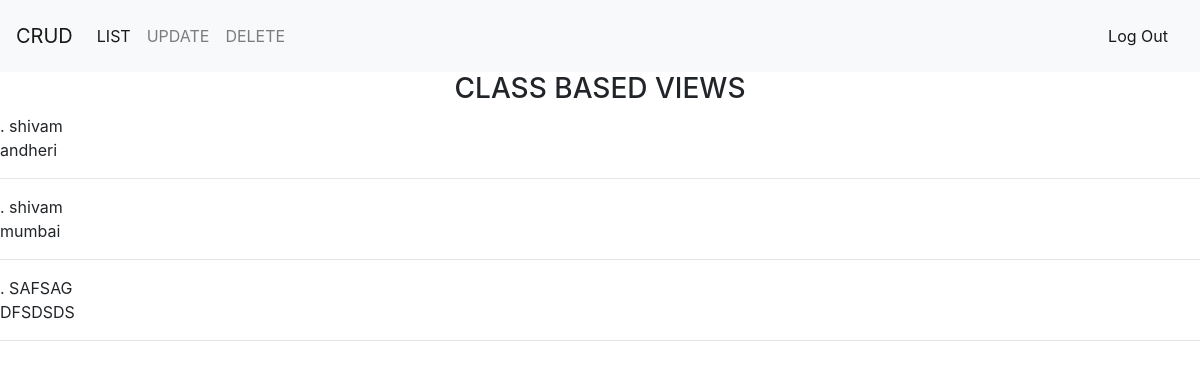
The page /list/ on the database as committed earlier.
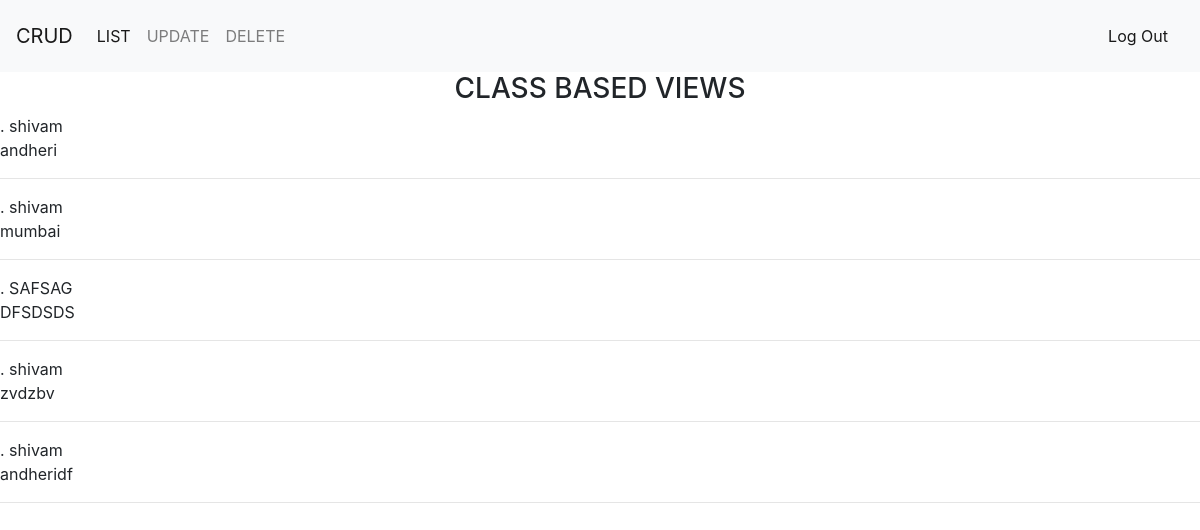
The same page on the database as committed later.
### crudapp2/models.py (models this page shows, shortened)
class ShivamBytes(models.Model):
	name = models.CharField(max_length = 200)
	city = models.CharField(max_length = 200)
	description = models.TextField()

### crudapp2/views.py (the view)
# urls.py: path('list/', views.list_view ,name='list'),
def list_view(request):
	context ={}
	context["dataset"] = ShivamBytes.objects.all()
	return render(request, "list_view.html", context)

### templates/list_view.html
{% extends 'base.html' %}
{% block content %}
{% load crispy_forms_tags %}
    <div class="main">
        {% for data in dataset %}.
        {{ data.name }}<br/>
        {{ data.city }}<br/>
        <hr/>
        {% endfor %}
    </div>
    {% endblock content %}

Rows that differ between the two databases and show on the page:
added ShivamBytes: name "shivam", city "zvdzbv"
added ShivamBytes: name "shivam", city "andheridf"
